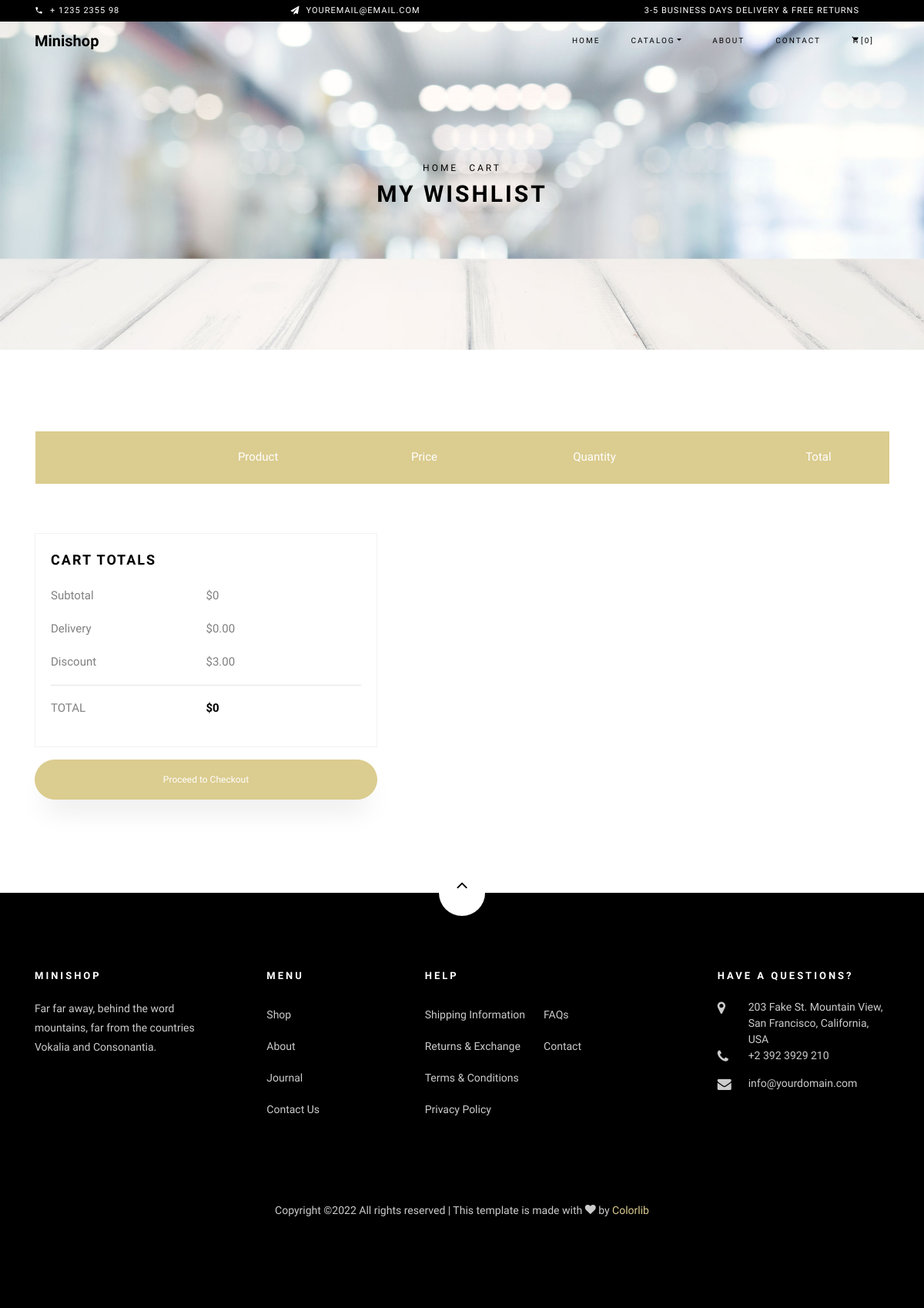
The page /cart/ (signed in) on the database as committed earlier.
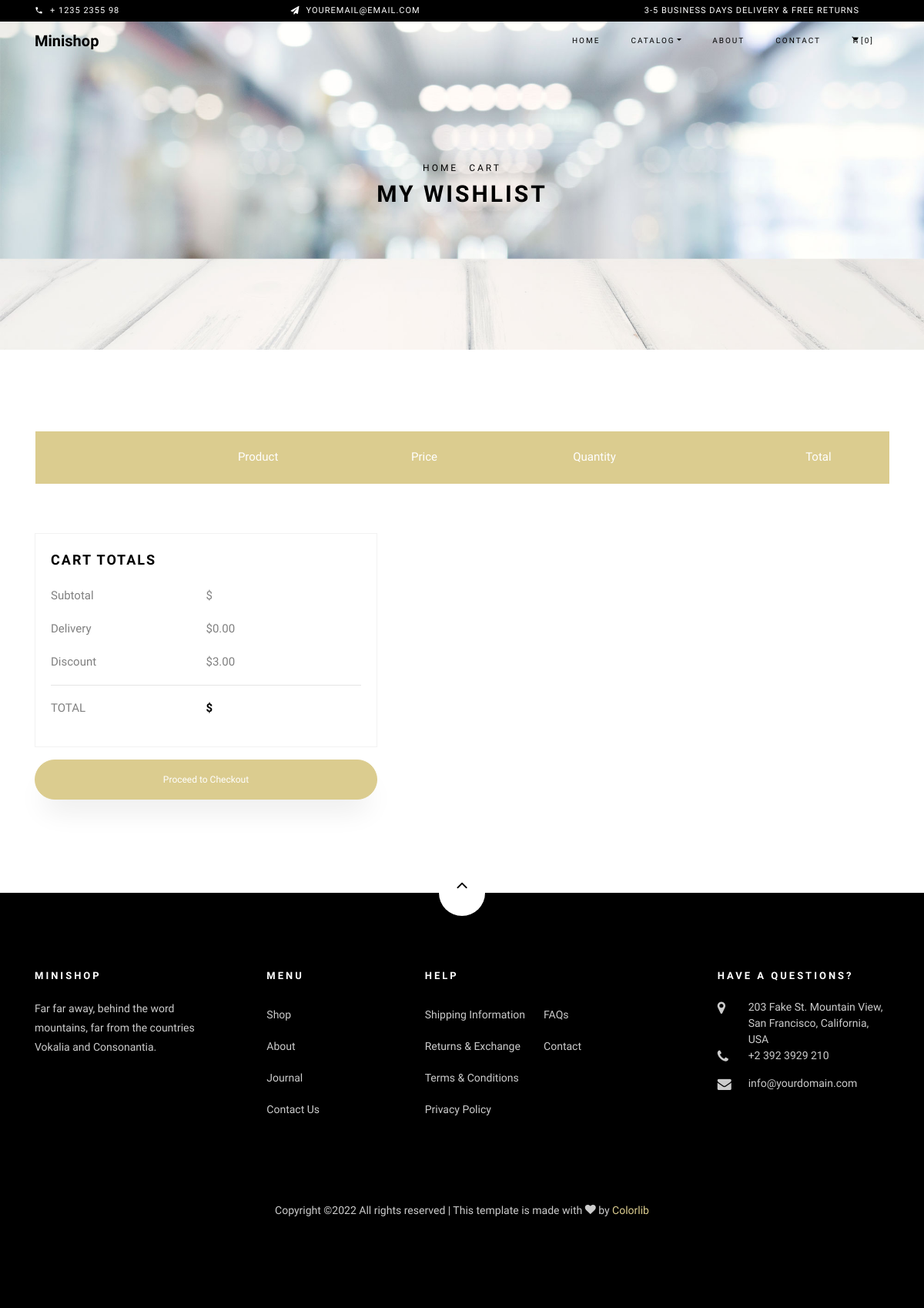
The same page on the database as committed later.
### cart/models.py (models this page shows, shortened)
class Order(models.Model):
    user = models.ForeignKey(User, on_delete=models.CASCADE)
    items = models.ManyToManyField(OrderItem)
    created_date = models.DateTimeField(auto_now_add=True)
    modified_date = models.DateTimeField(auto_now=True)
    ordered = models.BooleanField(default=False)
    billing_address = models.ForeignKey(Address, related_name='billing_address', on_delete=models.SET_NULL, blank=True, null=True)
    def get_total(self):
        total = 0
        for order_item in self.items.all():
            total += order_item.get_toatl_item_price()
        return total

### cart/views.py (the view)
# urls.py: path('cart/',include('cart.urls')),
def cart(request):
    try:
        order = get_object_or_404(Order, user=request.user, ordered=False)
        order_items = order.items.all()
        if request.method == 'POST':
            order_item_id = request.POST['order_item_id']
            order_item_quntity = request.POST['quantity']
            update_qty = get_object_or_404(OrderItem, id=order_item_id)
            update_qty.quantity = int(order_item_quntity)
            update_qty.save()
        context = {
            'order_items':order_items,
            'order':order,
        }
        return render(request, 'cart/cart.html', context)
    except :
        return render(request, 'cart/cart.html')
    return render(request, 'cart/cart.html', context)

### cart/templatetags/cart_template_tags.py (called while the page is built)
@register.filter
def cart_item_count(user):
    if user.is_authenticated:
        qs = Order.objects.filter(user=user, ordered=False)
        if qs.exists():
            return qs[0].items.count()
    return 0

### cart/templates/cart/cart.html (shortened to what this page needs)
{% extends 'base/base.html' %}
{% load static %}
{%block content%}
<div class="hero-wrap hero-bread" style="background-image: url('images/bg_6.jpg');">
      <div class="container">
        <div class="row no-gutters slider-text align-items-center justify-content-center">
          <div class="col-md-9 ftco-animate text-center">
          	<p class="breadcrumbs"><span class="mr-2"><a href="index.html">Home</a></span> <span>Cart</span></p>
            <h1 class="mb-0 bread">My Wishlist</h1>
          </div>
        </div>
      </div>
    </div>
    <section class="ftco-section ftco-cart">
			<div class="container">
				<div class="row">
    			<div class="col-md-12 ftco-animate">
    				<div class="cart-list">
	    				<table class="table">
						    <thead class="thead-primary">
						      <tr class="text-center">
						        <th>&nbsp;</th>
						        <th>&nbsp;</th>
						        <th>Product</th>
						        <th>Price</th>
						        <th>Quantity</th>
                    <th></th>
						        <th>Total</th>
						      </tr>
						    </thead>
						  </table>
					  </div>
    			</div>
    		</div>
    		<div class="row justify-content-start">
    			<div class="col col-lg-5 col-md-6 mt-5 cart-wrap ftco-animate">
    				<div class="cart-total mb-3">
    					<h3>Cart Totals</h3>
    					<p class="d-flex">
    						<span>Subtotal</span>
    						<span>${{order.get_total}}</span>
    					</p>
    					<p class="d-flex">
    						<span>Delivery</span>
    						<span>$0.00</span>
    					</p>
    					<p class="d-flex">
    						<span>Discount</span>
    						<span>$3.00</span>
    					</p>
    					<hr>
    					<p class="d-flex total-price">
    						<span>Total</span>
    						<span>${{order.get_total}}</span>
    					</p>
    				</div>
    				<p class="text-center"><a href="{% url 'cart:checkout' %}" class="btn btn-primary py-3 px-4">Proceed to Checkout</a></p>
    			</div>
    		</div>
			</div>
		</section>
{%endblock%}

### templates/base/base.html (shortened to what this page needs)
{% load static %}
<!DOCTYPE html>
<html lang="en">
  <head>
    <link rel="stylesheet" href="{% static 'css/open-iconic-bootstrap.min.css' %}">
    <link rel="stylesheet" href="{% static 'css/animate.css' %}">
    <link rel="stylesheet" href="{% static 'css/owl.carousel.min.css' %}">
    <link rel="stylesheet" href="{% static 'css/owl.theme.default.min.css' %}">
    <link rel="stylesheet" href="{% static 'css/magnific-popup.css' %}">
    <link rel="stylesheet" href="{% static 'css/aos.css' %}">
    <link rel="stylesheet" href="{% static 'css/ionicons.min.css' %}">
    <link rel="stylesheet" href="{% static 'css/bootstrap-datepicker.css' %}">
    <link rel="stylesheet" href="{% static 'css/jquery.timepicker.css' %}">
    <link rel="stylesheet" href="{% static 'css/flaticon.css' %}">
    <link rel="stylesheet" href="{% static 'css/icomoon.css' %}">
    <link rel="stylesheet" href="{% static 'css/style.css' %}">
  </head>
  {% load cart_template_tags %}
  <body class="goto-here">
		<div class="py-1 bg-black">
    	<div class="container">
    		<div class="row no-gutters d-flex align-items-start align-items-center px-md-0">
	    		<div class="col-lg-12 d-block">
		    		<div class="row d-flex">
		    			<div class="col-md pr-4 d-flex topper align-items-center">
					    	<div class="icon mr-2 d-flex justify-content-center align-items-center"><span class="icon-phone2"></span></div>
						    <span class="text">+ 1235 2355 98</span>
					    </div>
					    <div class="col-md pr-4 d-flex topper align-items-center">
					    	<div class="icon mr-2 d-flex justify-content-center align-items-center"><span class="icon-paper-plane"></span></div>
						    <span class="text">youremail@email.com</span>
					    </div>
					    <div class="col-md-5 pr-4 d-flex topper align-items-center text-lg-right">
						    <span class="text">3-5 Business days delivery &amp; Free Returns</span>
					    </div>
				    </div>
			    </div>
		    </div>
		  </div>
    </div>
    <nav class="navbar navbar-expand-lg navbar-dark ftco_navbar bg-dark ftco-navbar-light" id="ftco-navbar">
	    <div class="container">
	      <a class="navbar-brand" href="/">Minishop</a>
	      <div class="collapse navbar-collapse" id="ftco-nav">
	        <ul class="navbar-nav ml-auto">
	          <li class="nav-item active"><a href="/" class="nav-link">Home</a></li>
	          <li class="nav-item dropdown">
              <a class="nav-link dropdown-toggle" href="#" id="dropdown04" data-toggle="dropdown" aria-haspopup="true" aria-expanded="false">Catalog</a>
            </li>
	          <li class="nav-item"><a href="#" class="nav-link">About</a></li>
	          <li class="nav-item"><a href="{% url 'account:contact' %}" class="nav-link">Contact</a></li>
	          <li class="nav-item cta cta-colored"><a href="{% url 'cart:cart' %}" class="nav-link"><span class="icon-shopping_cart"></span>[{{ request.user|cart_item_count }}]</a></li>
	        </ul>
	      </div>
	    </div>
	  </nav>
    {%block content%}
    {%endblock%}
    <footer class="ftco-footer ftco-section">
      <div class="container">
      	<div class="row">
      		<div class="mouse">
						<a href="#" class="mouse-icon">
							<div class="mouse-wheel"><span class="ion-ios-arrow-up"></span></div>
						</a>
					</div>
      	</div>
        <div class="row mb-5">
          <div class="col-md">
            <div class="ftco-footer-widget mb-4">
              <h2 class="ftco-heading-2">Minishop</h2>
              <p>Far far away, behind the word mountains, far from the countries Vokalia and Consonantia.</p>
              <ul class="ftco-footer-social list-unstyled float-md-left float-lft mt-5">
              </ul>
            </div>
          </div>
          <div class="col-md">
            <div class="ftco-footer-widget mb-4 ml-md-5">
              <h2 class="ftco-heading-2">Menu</h2>
              <ul class="list-unstyled">
                <li><a href="#" class="py-2 d-block">Shop</a></li>
                <li><a href="#" class="py-2 d-block">About</a></li>
                <li><a href="#" class="py-2 d-block">Journal</a></li>
                <li><a href="#" class="py-2 d-block">Contact Us</a></li>
              </ul>
            </div>
          </div>
          <div class="col-md-4">
             <div class="ftco-footer-widget mb-4">
              <h2 class="ftco-heading-2">Help</h2>
              <div class="d-flex">
	              <ul class="list-unstyled mr-l-5 pr-l-3 mr-4">
	                <li><a href="#" class="py-2 d-block">Shipping Information</a></li>
	                <li><a href="#" class="py-2 d-block">Returns &amp; Exchange</a></li>
	                <li><a href="#" class="py-2 d-block">Terms &amp; Conditions</a></li>
	                <li><a href="#" class="py-2 d-block">Privacy Policy</a></li>
	              </ul>
	              <ul class="list-unstyled">
	                <li><a href="#" class="py-2 d-block">FAQs</a></li>
	                <li><a href="#" class="py-2 d-block">Contact</a></li>
	              </ul>
	            </div>
            </div>
          </div>
          <div class="col-md">
            <div class="ftco-footer-widget mb-4">
            	<h2 class="ftco-heading-2">Have a Questions?</h2>
            	<div class="block-23 mb-3">
	              <ul>
	                <li><span class="icon icon-map-marker"></span><span class="text">203 Fake St. Mountain View, San Francisco, California, USA</span></li>
	                <li><a href="#"><span class="icon icon-phone"></span><span class="text">+2 392 3929 210</span></a></li>
	                <li><a href="#"><span class="icon icon-envelope"></span><span class="text">info@yourdomain.com</span></a></li>
	              </ul>
	            </div>
            </div>
          </div>
        </div>
        <div class="row">
          <div class="col-md-12 text-center">
            <p>
						  Copyright &copy;<script>document.write(new Date().getFullYear());</script> All rights reserved | This template is made with <i class="icon-heart color-danger" aria-hidden="true"></i> by <a href="https://colorlib.com" target="_blank">Colorlib</a>
						</p>
          </div>
        </div>
      </div>
    </footer>
  </body>
</html>

### static/css/icomoon.css (style rules this page uses)
[class^="icon-"], [class*=" icon-"] { font-family: 'icomoon' !important; speak: none; font-style: normal; font-weight: normal; font-variant: normal; text-transform: none; line-height: 1; -webkit-font-smoothing: antialiased; -moz-osx-font-smoothing: grayscale; }
.icon-heart:before { content: "\f004"; }
.icon-map-marker:before { content: "\f041"; }
.icon-phone:before { content: "\f095"; }
.icon-envelope:before { content: "\f0e0"; }
.icon-paper-plane:before { content: "\f1d8"; }
.icon-phone2:before { content: "\e0cd"; }
.icon-shopping_cart:before { content: "\e8cc"; }

Rows that differ between the two databases and show on the page:
removed Order: get_total "0"
